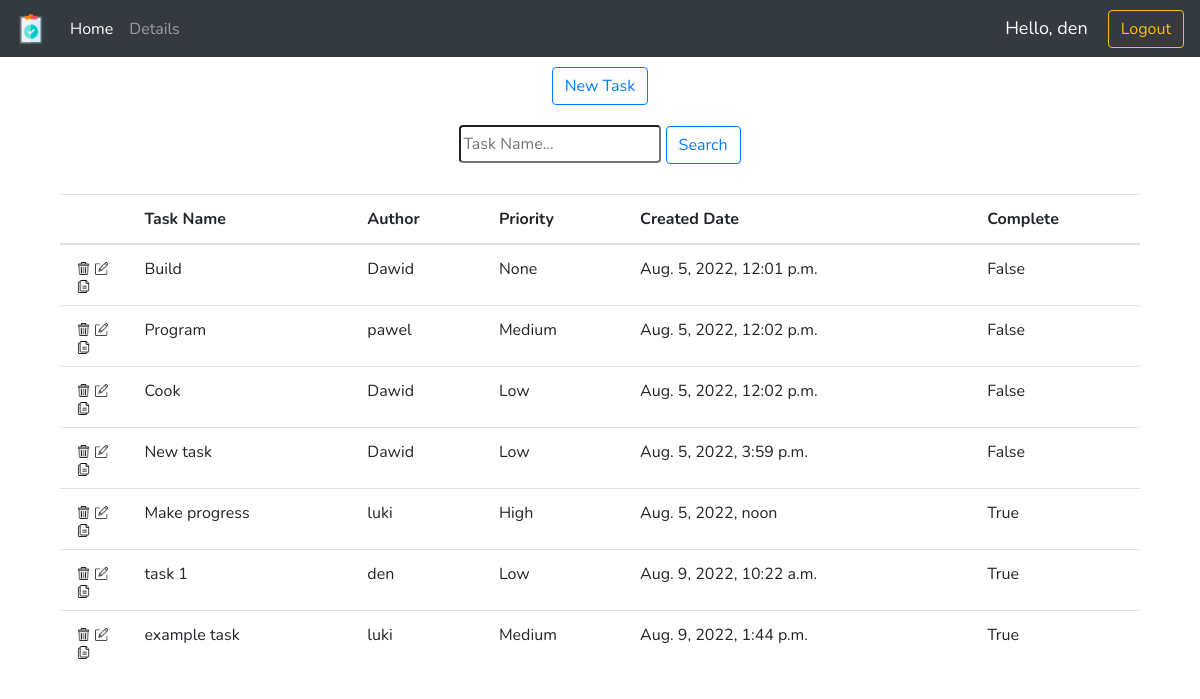
The page /home/ (signed in) on the database its author committed.
### tasks/models.py (models this page shows, shortened)
class Task(models.Model):
    PRIORITY = (
        ('Low', 'Low'),
        ('Medium', 'Medium'),
        ('High', "High")
    )
    user = models.ForeignKey(User, on_delete=models.CASCADE, null=True, blank=True)
    title = models.CharField(max_length=200)
    description = models.TextField(null=True, blank=True)
    priority = models.CharField(max_length=200, null=True, blank=True, choices=PRIORITY)
    complete = models.BooleanField(default=False)
    created = models.DateTimeField(auto_now_add=True)
    class Meta:
        ordering = ['complete']

### tasks/views.py (the view)
# urls.py: path('home/', views.home, name='home'),
@login_required(login_url='login')
def home(request):
    if 'query' in request.GET:
        query = request.GET['query']
        tasks = Task.objects.filter(title__icontains=query)
    else:
        tasks = Task.objects.all()
    context = {"tasks": tasks}
    return render(request, 'tasks/home.html', context)

### tasks/templates/tasks/home.html (shortened to what this page needs)
{% extends 'tasks/base.html' %}
{% block content %}
    <div class="new_task_button">
        <a href="{% url 'add_task' %}" title="New task button">
            <button type="button" class="btn btn-outline-primary">New Task</button>
        </a>
    </div>
    <div class="searching">
        <form method="GET" action="">
            <input type="text" id='q' name='query' placeholder="Task Name..."/>
            <input class="btn btn-outline-primary" type="submit" value="Search"/>
        </form>
    </div>
    <table class="table">
      <thead>
        <tr>
          <th scope="col"></th>
          <th scope="col">Task Name</th>
          <th scope="col">Author</th>
          <th scope="col">Priority</th>
          <th scope="col">Created Date</th>
          <th scope="col">Complete</th>
        </tr>
      </thead>
        <tbody class="table-group-divider">
            {% for task in tasks %}
                <tr>
                    <th class="table_icons">
                        <div>
                            <div class="table_icon">
                                <a href="{% url 'delete_task' task.id %}" title="Delete task">
                                    <img src="{% static 'images/delete_img.png' %}" alt="Copy button" />
                                </a>
                            </div>
                            <div class="table_icon">
                                <a href="{% url 'edit_task' task.id %}" title="Edit">
                                    <img src="{% static 'images/edit_img.png' %}" alt="Edit button" />
                                </a>
                            </div>
                            <div class="table_icon">
                                <a href="#" data-toggle="modal" data-target="#my_modal" title="Copy row">
                                    <img src="{% static 'images/copy_img.png' %}" alt="Delete button" />
                                </a>
                            </div>
                      </div>
                    </th>
                    <td>{{ task.title}}</td>
                    <td>{{ task.user.username}}</td>
                    <td>{{ task.priority}}</td>
                    <td>{{ task.created}}</td>
                    <td>{{ task.complete}}</td>
              </tr>
            {% endfor %}
      </tbody>
    </table>
{% endblock %}

### tasks/templates/tasks/navbar.html (shortened to what this page needs)
{% load static %}
<nav class="navbar navbar-expand-lg navbar-dark bg-dark">
    <div class="collapse navbar-collapse" id="navbarNav">
        <a class="navbar-brand" href="{% url 'home' %}">
           <img id='logo' src="{% static 'images/logo.png' %}" alt="logo image">
        </a>
        <ul class="navbar-nav">
            <li class="nav-item active">
                <a class="nav-link" href="{% url 'home' %}">Home</a>
            </li>
            <li class="nav-item">
                <a class="nav-link" href="{% url 'details' %}">Details</a>
            </li>
        </ul>
    </div>
    <span class="hello_msg">Hello, {{ request.user }} </span>
    <span><a href="{% url  'logout' %}"><input class="btn btn-outline-warning" type="submit" value="Logout"/></a></span>
</nav>

### tasks/static/css/style.css (style rules this page uses)
body { font-family: 'Nunito', sans-serif; }
#logo { width: 30px; height: 30px; }
.table { margin-top: 30px; margin-left: auto; margin-right: auto; width: 90%; height: 100%; }
.table_icon img { margin-top: 5px; width: 13px; height: 13px; float: left; margin-left: 5px; }
.new_task_button { margin-top: 10px; text-align: center; }
.searching { margin-top: 20px; text-align: center; }
#q { height: 38px; border-radius: 4px; }

### tasks/templates/tasks/navbar.html (style rules this page uses)
.hello_msg { font-size: 18px; color: white; margin-right: 20px; }

### rows shown on the page
Task: title "Build", user.username "Dawid", priority "None", created "Aug. 5, 2022, 12:01 p.m.", complete "False"
Task: title "Program", user.username "pawel", priority "Medium", created "Aug. 5, 2022, 12:02 p.m.", complete "False"
Task: title "Cook", user.username "Dawid", priority "Low", created "Aug. 5, 2022, 12:02 p.m.", complete "False"
Task: title "New task", user.username "Dawid", priority "Low", created "Aug. 5, 2022, 3:59 p.m.", complete "False"
Task: title "Make progress", user.username "luki", priority "High", created "Aug. 5, 2022, noon", complete "True"
Task: title "task 1", user.username "den", priority "Low", created "Aug. 9, 2022, 10:22 a.m.", complete "True"
Task: title "example task", user.username "luki", priority "Medium", created "Aug. 9, 2022, 1:44 p.m.", complete "True"

### other values the page prints
{{ request.user }} "den"
